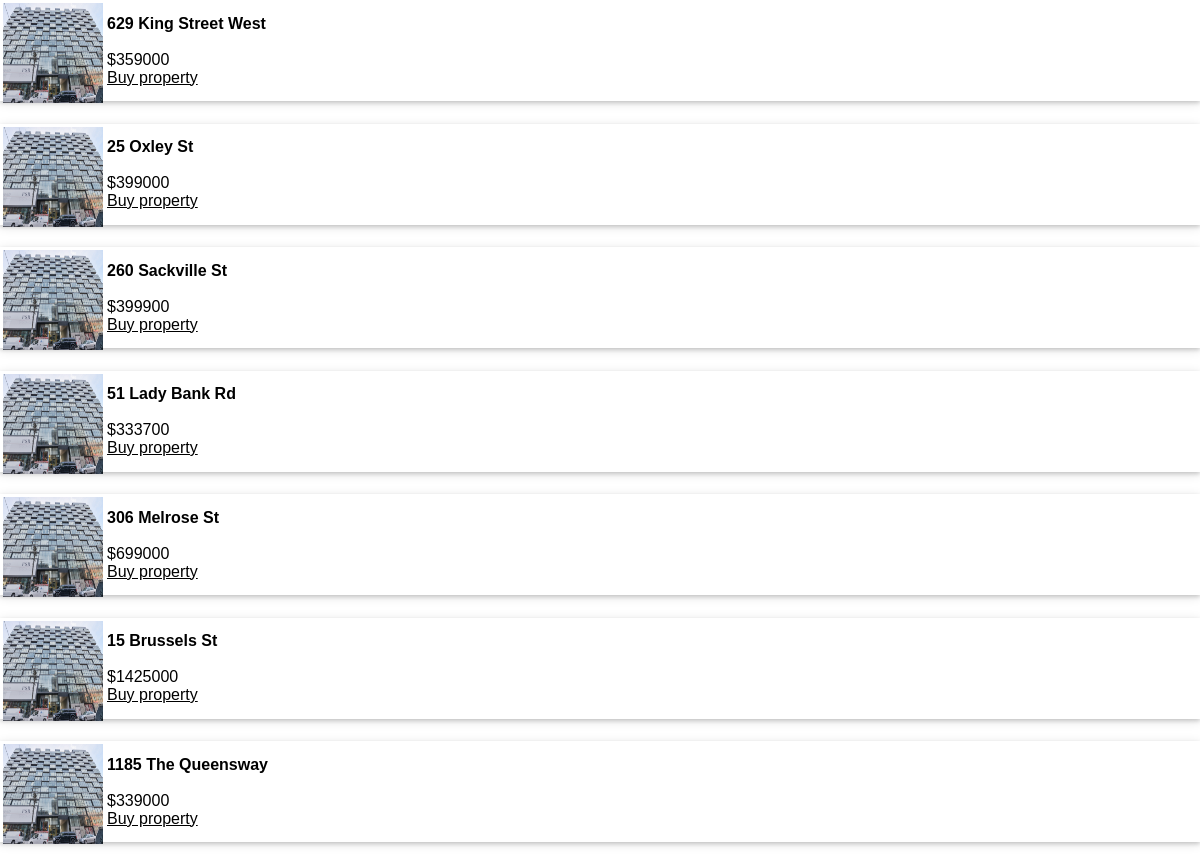
The page /php/viewListingController.php on the database its author committed.
### tables this page shows
CREATE TABLE IF NOT EXISTS `property_images` (
  `id` int(11) NOT NULL,
  `image_path` varchar(150) NOT NULL,
  `mls_id` varchar(10) NOT NULL
);

CREATE TABLE IF NOT EXISTS `property` (
  `id` int(9) NOT NULL,
  `street_num` int(5) NOT NULL,
  `street_name` varchar(50) NOT NULL,
  `unit_num` varchar(4) NOT NULL,
  `postal_code` varchar(10) NOT NULL,
  `description` varchar(1000) NOT NULL,
  `num_of_bedroom` int(2) NOT NULL,
  `num_of_bathroom` int(2) NOT NULL,
  `region` varchar(50) NOT NULL,
  `city` varchar(50) NOT NULL,
  `province_territory` varchar(50) NOT NULL,
  `price` int(9) NOT NULL,
  `mls_id` varchar(10) NOT NULL,
  `latitude` decimal(11,6) NOT NULL,
  `longitude` decimal(11,6) NOT NULL
);

### php/viewListingController.php (the view, shortened to what this page needs)
<?php
if(empty($_POST)){
	$table = "property";
	$db = "";
	$server = "localhost";
	$user = "";
	$pass = "";
	$conn = mysqli_connect($server, $user, $pass, $db);
	echo "<link rel='stylesheet' type='text/css' href='../css/w3.css'>";
	$query = "select street_num, street_name, postal_code, region, city, province_territory, price from $table where city='Toronto'";
	if($results = mysqli_query($conn, $query)){
		while($row = mysqli_fetch_row($results)){
			$street_num = $row[0];
			$street_name = $row[1];
			$price = $row[6];
			echo "<div class='w3-card-2'>";
			echo "<table><tr>";
				echo "<td>";
				$image_query = "select image_path from property_images where mls_id = 'C3659403'";
				if($image_results = mysqli_query($conn, $image_query)){
					while($row = mysqli_fetch_row($image_results)){
						$image_path = "/reo".$row[0];
						echo "<img src='$image_path' width='100' height='100' />" . "<br />";
						break;
					}
				}
				echo "</td>";
				echo "<td>";
				echo "<b>$street_num $street_name</b>
					<br /><br />
					\$$price
					<br />
					<a href='#'>Buy property</a>
					";
				echo "</td>";
			echo "</tr></table>";
			echo "</div>";
		}
	}
}
else{
}
?>

### css/w3.css (style rules this page uses)
*,*:before,*:after { box-sizing:inherit }
a { background-color:transparent;-webkit-text-decoration-skip:objects }
img { border-style:none }
img { margin-bottom:-5px }
a { color:inherit }
.w3-card-2,.w3-example { box-shadow:0 2px 4px 0 rgba(0,0,0,0.16),0 2px 10px 0 rgba(0,0,0,0.12)!important }

### rows shown on the page
property: street_num "629", street_name "King Street West", price "359000"
property_images: image_path (picture)
property: street_num "25", street_name "Oxley St", price "399000"
property: street_num "260", street_name "Sackville St", price "399900"
property: street_num "51", street_name "Lady Bank Rd", price "333700"
property: street_num "306", street_name "Melrose St", price "699000"
property: street_num "15", street_name "Brussels St", price "1425000"
property: street_num "1185", street_name "The Queensway", price "339000"
